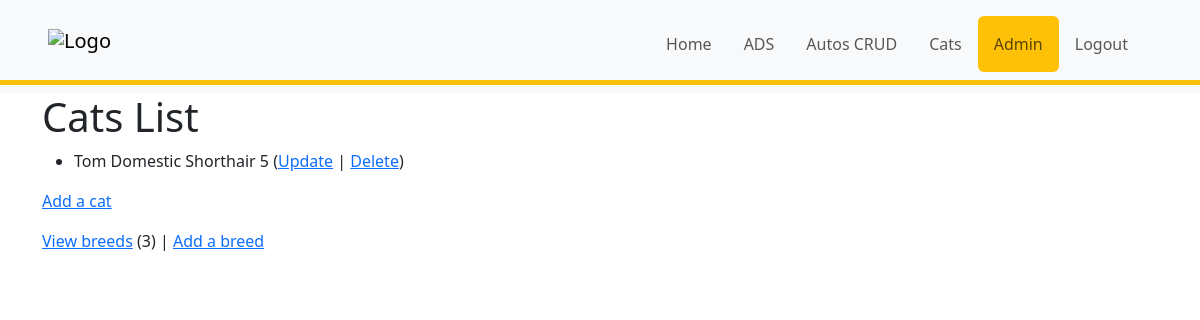
Page /cats/ (signed in) on the committed database.
### cats/models.py (models this page shows, shortened)
class Cat(models.Model):
  nickname = models.CharField(
    max_length=200, validators=[MinLengthValidator(2)],
  )
  breed = models.ForeignKey(Breed, on_delete=models.CASCADE)
  foods = models.CharField(max_length=300)
  weight = models.PositiveIntegerField()

class Breed(models.Model):
  name = models.CharField(max_length=200, validators=[MinLengthValidator(2)])
  def __str__(self):
    return self.name

### cats/views.py (the view)
# urls.py: path('', CatsList.as_view(), name='all'),
class CatsList(LoginRequiredMixin, ListView):
  model = Cat
  def get_context_data(self, **kwargs):
    context = super().get_context_data(**kwargs)
    context['cats'] = Cat.objects.all()
    context['breeds'] = Breed.objects.all().count()
    return context

### home/context_processors.py (called while the page is built)
def settings(request):
    return {
        'settings': django_settings,
    }

### templates/cats/cat_list.html
{% extends "_base.html" %} {% block content %}
<h1>Cats List</h1>
{% if cats %}
<ul>
  {% for cat in cats %}
  <li>
    {{ cat.nickname }}
    {{ cat.breed }}
    {{ cat.weight }}
    (<a href="{% url 'cats:cat_update' cat.id %}">Update</a>
    | <a href="{% url 'cats:cat_delete' cat.id %}">Delete</a>) <br />
  </li>
  {% endfor %}
</ul>
{% else %}
<p>There are no cats in the library.</p>
{% endif %} {% if breeds %}
<p><a href="{% url 'cats:cat_create' %}">Add a cat</a></p>
{% else %}
<p>Please add a breed before you add a cat.</p>
{% endif %}
<p>
  <a href="{% url 'cats:breeds' %}">View breeds</a> ({{ breeds }}) |
  <a href="{% url 'cats:breed_create' %}">Add a breed</a>
</p>
{% endblock %}

### rows in the picture
Cat: nickname "Tom", breed "Domestic Shorthair", weight "5"

### other values in the picture
{{ breeds }} "3"
